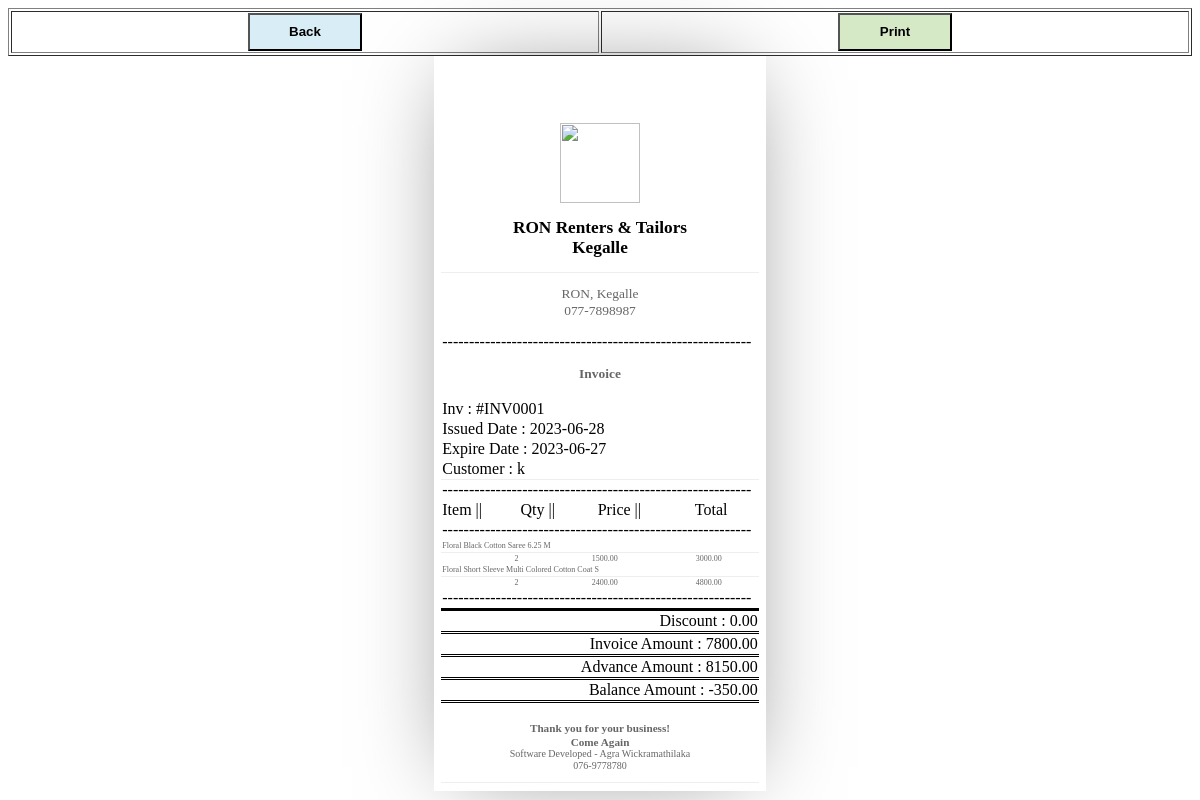
Page /others/report/invoice.php?inv_no=INV0001 on the committed database.
### tables this page shows
CREATE TABLE `invoice_details` (
  `inv_tbl_id` int(10) NOT NULL AUTO_INCREMENT,
  `inv_no` varchar(10) NOT NULL,
  `inv_cus_id` int(5) NOT NULL,
  `inv_amount` decimal(15,2) NOT NULL,
  `inv_paid_amt` decimal(15,2) NOT NULL,
  `inv_balance_amt` decimal(15,2) NOT NULL,
  `inv_discount_amt` decimal(15,2) NOT NULL,
  `inv_added_user` int(2) NOT NULL,
  `inv_added_date_time` datetime NOT NULL DEFAULT current_timestamp(),
  `inv_status` int(2) NOT NULL DEFAULT 1 COMMENT '1 = active, 2 = closed',
  `inv_remind_status` int(2) NOT NULL DEFAULT 0 COMMENT '0= not sent, 1= sent',
  `inv_issue_date` date DEFAULT NULL,
  `inv_return_date` date DEFAULT NULL,
  `inv_fine_reminder` int(2) DEFAULT 0,
  PRIMARY KEY (`inv_tbl_id`),
  KEY `inv_no` (`inv_no`),
  KEY `inv_cus_id` (`inv_cus_id`),
  KEY `inv_added_user` (`inv_added_user`),
  CONSTRAINT `invoice_details_ibfk_1` FOREIGN KEY (`inv_cus_id`) REFERENCES `customer_details` (`cus_id`) ON UPDATE CASCADE,
  CONSTRAINT `invoice_details_ibfk_2` FOREIGN KEY (`inv_added_user`) REFERENCES `user_register` (`user_id`) ON UPDATE CASCADE
);

CREATE TABLE `customer_details` (
  `cus_id` int(6) NOT NULL AUTO_INCREMENT,
  `cus_regi_no` varchar(10) NOT NULL,
  `cus_name` varchar(255) NOT NULL,
  `cus_gender` varchar(100) NOT NULL,
  `cus_nic` varchar(12) DEFAULT NULL,
  `cus_email` varchar(255) NOT NULL,
  `cus_contact` varchar(15) NOT NULL,
  `cus_address` varchar(255) DEFAULT NULL,
  `cus_status` int(155) NOT NULL DEFAULT 1,
  `cus_regi_date` datetime DEFAULT current_timestamp(),
  `cus_login_code` varchar(255) NOT NULL,
  PRIMARY KEY (`cus_id`),
  UNIQUE KEY `cus_contact` (`cus_contact`)
);

CREATE TABLE `invoice_item_details` (
  `inv_itm_tbl_id` int(20) NOT NULL AUTO_INCREMENT,
  `invoice_no` varchar(10) NOT NULL,
  `inv_itm_id` int(10) NOT NULL,
  `inv_itm_qty` int(5) NOT NULL,
  `inv_unit_price` decimal(15,2) NOT NULL,
  `inv_itm_status` int(2) DEFAULT 1,
  `inv_itm_added_date_time` datetime DEFAULT current_timestamp(),
  `damage_qty` int(11) DEFAULT 0,
  PRIMARY KEY (`inv_itm_tbl_id`),
  UNIQUE KEY `invoice_no` (`invoice_no`,`inv_itm_id`),
  KEY `inv_itm_id` (`inv_itm_id`),
  CONSTRAINT `invoice_item_details_ibfk_1` FOREIGN KEY (`inv_itm_id`) REFERENCES `item_details` (`item_id`) ON UPDATE CASCADE
);

CREATE TABLE `item_details` (
  `item_id` int(10) NOT NULL AUTO_INCREMENT,
  `item_code` varchar(10) NOT NULL,
  `item_category` int(5) NOT NULL,
  `fabric_type` int(5) NOT NULL,
  `design_type` int(5) NOT NULL,
  `color` varchar(100) NOT NULL,
  `size` int(5) NOT NULL,
  `item_name` varchar(255) NOT NULL,
  `item_keep_days` varchar(2) NOT NULL,
  `photo` varchar(255) DEFAULT NULL,
  `item_rent_price` decimal(15,2) NOT NULL,
  `item_status` int(2) NOT NULL DEFAULT 1 COMMENT '1=active, 0=inactive, 99=temoporaly deactive',
  `gender_type` varchar(10) NOT NULL,
  `item_added_date_time` datetime NOT NULL DEFAULT current_timestamp(),
  `item_added_user` int(5) DEFAULT 4,
  PRIMARY KEY (`item_id`),
  UNIQUE KEY `item_name` (`item_name`),
  KEY `item_added_user` (`item_added_user`),
  KEY `item_category` (`item_category`),
  CONSTRAINT `item_details_ibfk_1` FOREIGN KEY (`item_added_user`) REFERENCES `user_register` (`user_id`) ON UPDATE CASCADE,
  CONSTRAINT `item_details_ibfk_2` FOREIGN KEY (`item_category`) REFERENCES `item_category_details` (`cat_id`) ON UPDATE CASCADE
);

### others/class/main_funtions.php (called while the page is built, shortened)
<?php
class setting {
    function connectDB() {
        $con = mysqli_connect(DB_HOST, DB_USER, DB_PASS, DB_NAME);
        mysqli_set_charset($con, "utf8");
        return $con;
    }
    function basic_Select_Query($query) {
        $data = array();
        $result = mysqli_query($this->connectDB(), $query)or die(mysqli_error($this->connectDB()));
        while ($row = mysqli_fetch_assoc($result)) {
            $data[] = $row;
        }
        return $data;
    }
}
?>

### others/report/invoice.php (the view, shortened to what this page needs)
<?php
require_once './others/class/main_funtions.php';
$app = new setting();
$invo_no = $_GET['inv_no'];
$query2 = "SELECT
item_details.item_name,
invoice_item_details.inv_itm_qty,
invoice_item_details.inv_unit_price,
(invoice_item_details.inv_unit_price * invoice_item_details.inv_itm_qty) AS total_amount
FROM
invoice_item_details
INNER JOIN item_details ON invoice_item_details.inv_itm_id = item_details.item_id
WHERE
invoice_item_details.invoice_no = '{$invo_no}'";
$itm_data = $app->basic_Select_Query($query2);
$query3 = "SELECT
customer_details.cus_name,
invoice_details.inv_amount,
invoice_details.inv_paid_amt,
invoice_details.inv_balance_amt,
invoice_details.inv_discount_amt,
invoice_details.inv_issue_date,
invoice_details.inv_return_date
FROM
invoice_details
INNER JOIN customer_details ON invoice_details.inv_cus_id = customer_details.cus_id
WHERE
invoice_details.inv_no = '{$invo_no}'";
$cus_data = $app->basic_Select_Query($query3);
?>
<html>
    <head>
    </head>
    <body>
        <table border="" style="width: 100%; font-weight: bold;" class="tbl_boder displayHide center">
            <thead>
                <tr>
                    <th><a href="./?x=invoice"><button type="button" style="background-color: #D9EDF7; width: 3cm; height: 1cm;" ><b>Back</b></button></a></th>
                    <th><button type="button" onclick="window.print();" style="background-color: #D6E9C6; width: 3cm; height: 1cm;" ><b>Print</b></button></th>
                </tr>
            </thead>
        </table>
        <div id="invoice-POS">
            <center id="top">
                <div class="logo"></div>
                <div>
                    <img src="http://localhost/sms/other/images/favi/pet_me-012.jpg" style="width:80px;height: 80px">
                </div>
                <div class="info">
                    <h2>RON Renters & Tailors <br> Kegalle</h2>
                </div>
            </center>
            <div id="mid">
                <div class="info" style="text-align: center">
                    <p>
                        RON, Kegalle</br>
                        077-7898987
                    </p>
                    <table>
                        <tr> <td colspan="5">----------------------------------------------------------</td></tr>
                    </table>
                    <p>
                        <b style="margin-bottom:1px">Invoice</b>
                    </p>
                </div>
                <div class="info" style="text-align: left;margin-top:-40px;">
                    <table>
                        <tr>
                            <td>Inv : #<?php echo $invo_no; ?> </td>
                        </tr>
                        <tr>
                            <td>Issued Date : <?php echo $cus_data[0]['inv_issue_date']; ?></td><br>
                        </tr>
                        <tr>
                            <td>Expire Date : <?php echo $cus_data[0]['inv_return_date']; ?></td><br>
                        </tr>
                        <tr>
                            <td> Customer : <?php echo $cus_data[0]['cus_name']; ?></td>
                        </tr>
                    </table>
                </div>
            </div>
            <div id="bot">
                <div id="table">
                    <table>
                        <tr> <td colspan="4">----------------------------------------------------------</td></tr>
                        <tr>
                            <td >Item ||</td>
                            <td style="padding-left:14px;">Qty ||</td>
                            <td style="padding-left:14px;">Price ||</td>
                            <td style="padding-left:20px;">Total </td>
                        </tr>
                        <tr> <td colspan="4">----------------------------------------------------------</td></tr>
                        <?php
                        foreach ($itm_data AS $x) {
                            echo '<tr class="service">
                                   <td class="tableitem" colspan="4"><p class="itemtext">' . $x['item_name'] . '</p></td>
                                  </tr>
                                  <tr>
                                   <td class="tableitem"><p class="itemtext" style="padding-left:20px;"></p></td>
                                   <td class="tableitem"><p class="itemtext" style="padding-left:7px;">' . $x['inv_itm_qty'] . '</p></td>
                                   <td class="tableitem"><p class="itemtext" style="padding-left:7px;">' . $x['inv_unit_price'] . '</p></td>
                                   <td class="tableitem"><p class="itemtext" style="padding-left:20px;">' . $x['total_amount'] . '</p></td>
                                  </tr>';
                        }
                        ?>
                        <tr><td colspan="4">----------------------------------------------------------</td></tr>
                        <tr><td colspan="4" style="text-align: right; border-top-style: solid; border-bottom: double ">Discount :  <?php echo number_format((float) $cus_data[0]['inv_discount_amt'], 2, '.', ''); ?></td></tr>
                        <tr><td colspan="4" style="text-align: right; border-top-style: solid; border-bottom: double">Invoice Amount : <?php echo number_format((float) $cus_data[0]['inv_amount'], 2, '.', ''); ?></td></tr>
                        <?php
                        if (!isset($_GET['return'])) {
                            ?>
                            <tr><td colspan="4" style="text-align: right; border-top-style: solid; border-bottom: double ">Advance Amount :  <?php echo number_format((float) $cus_data[0]['inv_paid_amt'], 2, '.', ''); ?></td></tr>
                            <tr><td colspan="4" style="text-align: right; border-top-style: solid; border-bottom: double ">Balance Amount :  <?php echo number_format((float) $cus_data[0]['inv_balance_amt'], 2, '.', ''); ?></td></tr>
                            <?php
                        }
                        ?>
                    </table>
                </div>
                <div id="legalcopy">
                    <p class="legal" style="text-align: center;"><strong>Thank you for your business!<br> Come Again</strong>
                    </p>
                    <p class="legal" style="text-align: center;font-size: 10px;margin-top: -12px">Software Developed - Agra Wickramathilaka <br> 076-9778780
                    </p>
                </div>
            </div>
        </div>
    </body>
</html>

### rows in the picture
invoice_details: inv_issue_date "2023-06-28", inv_return_date "2023-06-27", inv_cus.cus_name "k", inv_discount_amt "0.00", inv_amount "7800.00", inv_paid_amt "8150.00", inv_balance_amt "-350.00"
invoice_item_details: inv_itm.item_name "Floral Black Cotton Saree 6.25 M", inv_itm_qty "2", inv_unit_price "1500.00", total_amount "3000.00"
invoice_item_details: inv_itm.item_name "Floral Short Sleeve Multi Colored Cotton Coat S", inv_itm_qty "2", inv_unit_price "2400.00", total_amount "4800.00"

### other values in the picture
$invo_no "INV0001"
